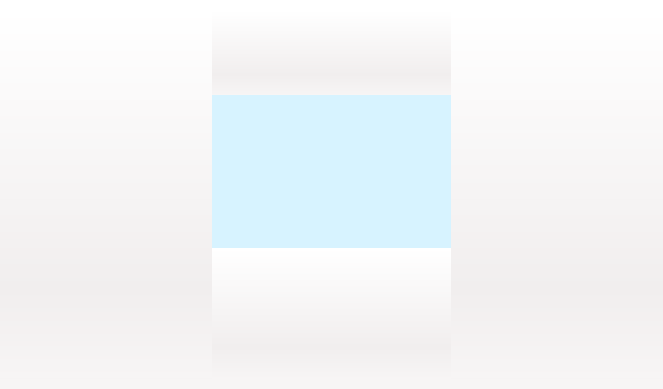
<?xml version="1.0" encoding="UTF-8"?>
<ui version="4.0">
 <class>SimulatedUIWidgetJumperTPRO</class>
 <widget class="QWidget" name="SimulatedUIWidgetJumperTPRO">
  <property name="geometry">
   <rect>
    <x>0</x>
    <y>0</y>
    <width>663</width>
    <height>389</height>
   </rect>
  </property>
  <property name="sizePolicy">
   <sizepolicy hsizetype="Fixed" vsizetype="Fixed">
    <horstretch>0</horstretch>
    <verstretch>0</verstretch>
   </sizepolicy>
  </property>
  <property name="minimumSize">
   <size>
    <width>663</width>
    <height>389</height>
   </size>
  </property>
  <property name="maximumSize">
   <size>
    <width>501</width>
    <height>310 </height>
   </size>
  </property>
  <property name="windowTitle">
   <string notr="true">Jumper T-Pro Simulator</string>
  </property>
  <property name="styleSheet">
   <string notr="true">background-color: qlineargradient(spread:reflect, x1:0, y1:0, x2:0, y2:1, stop:0 rgba(255, 255, 255, 255), stop:0.757062 rgba(241, 238, 238, 255), stop:1 rgba(247, 245, 245, 255));</string>
  </property>
  <layout class="QGridLayout" name="gridLayout">
   <property name="leftMargin">
    <number>0</number>
   </property>
   <property name="topMargin">
    <number>0</number>
   </property>
   <property name="rightMargin">
    <number>0</number>
   </property>
   <property name="bottomMargin">
    <number>0</number>
   </property>
   <property name="spacing">
    <number>0</number>
   </property>
   <item row="1" column="0" rowspan="3">
    <widget class="ButtonsWidget" name="leftbuttons" native="true">
     <property name="sizePolicy">
      <sizepolicy hsizetype="Fixed" vsizetype="Fixed">
       <horstretch>0</horstretch>
       <verstretch>0</verstretch>
      </sizepolicy>
     </property>
     <property name="minimumSize">
      <size>
       <width>212</width>
       <height>368</height>
      </size>
     </property>
     <property name="maximumSize">
      <size>
       <width>212</width>
       <height>368</height>
      </size>
     </property>
     <property name="styleSheet">
      <string notr="true">background:url(:/images/simulator/JumperTPRO/left.png);</string>
     </property>
    </widget>
   </item>
   <item row="2" column="1">
    <widget class="LcdWidget" name="lcd" native="true">
     <property name="sizePolicy">
      <sizepolicy hsizetype="Fixed" vsizetype="Fixed">
       <horstretch>0</horstretch>
       <verstretch>0</verstretch>
      </sizepolicy>
     </property>
     <property name="minimumSize">
      <size>
       <width>800</width>
       <height>231</height>
      </size>
     </property>
     <property name="maximumSize">
      <size>
       <width>800</width>
       <height>231</height>
      </size>
     </property>
     <property name="styleSheet">
      <string notr="true">background-color: rgb(215, 243, 255);</string>
     </property>
    </widget>
   </item>
   <item row="1" column="2" rowspan="3">
    <widget class="ButtonsWidget" name="rightbuttons" native="true">
     <property name="sizePolicy">
      <sizepolicy hsizetype="Fixed" vsizetype="Fixed">
       <horstretch>0</horstretch>
       <verstretch>0</verstretch>
      </sizepolicy>
     </property>
     <property name="minimumSize">
      <size>
       <width>212</width>
       <height>368</height>
      </size>
     </property>
     <property name="maximumSize">
      <size>
       <width>212</width>
       <height>368</height>
      </size>
     </property>
     <property name="styleSheet">
      <string notr="true">background:url(:/images/simulator/JumperTPRO/right.png)</string>
     </property>
    </widget>
   </item>
   <item row="1" column="1">
    <widget class="QWidget" name="top" native="true">
     <property name="sizePolicy">
      <sizepolicy hsizetype="Fixed" vsizetype="Fixed">
       <horstretch>0</horstretch>
       <verstretch>0</verstretch>
      </sizepolicy>
     </property>
     <property name="minimumSize">
      <size>
       <width>239</width>
       <height>85</height>
      </size>
     </property>
     <property name="maximumSize">
      <size>
       <width>239</width>
       <height>85</height>
      </size>
     </property>
     <property name="styleSheet">
      <string notr="true">background:url(:/images/simulator/JumperTPRO/top.png)</string>
     </property>
    </widget>
   </item>
   <item row="3" column="1">
    <widget class="ButtonsWidget" name="bottombuttons" native="true">
     <property name="sizePolicy">
      <sizepolicy hsizetype="Fixed" vsizetype="Fixed">
       <horstretch>0</horstretch>
       <verstretch>0</verstretch>
      </sizepolicy>
     </property>
     <property name="minimumSize">
      <size>
       <width>239</width>
       <height>131</height>
      </size>
     </property>
     <property name="maximumSize">
      <size>
       <width>239</width>
       <height>131</height>
      </size>
     </property>
     <property name="styleSheet">
      <string notr="true">background:url(:/images/simulator/JumperTPRO/bottom.png)</string>
     </property>
    </widget>
   </item>
   <item row="0" column="0" colspan="3">
    <widget class="QLabel" name="label">
     <property name="sizePolicy">
      <sizepolicy hsizetype="Preferred" vsizetype="Fixed">
       <horstretch>0</horstretch>
       <verstretch>0</verstretch>
      </sizepolicy>
     </property>
     <property name="minimumSize">
      <size>
       <width>0</width>
       <height>10</height>
      </size>
     </property>
     <property name="maximumSize">
      <size>
       <width>16777215</width>
       <height>12</height>
      </size>
     </property>
     <property name="baseSize">
      <size>
       <width>0</width>
       <height>12</height>
      </size>
     </property>
     <property name="styleSheet">
      <string notr="true">background-color: rgb(255, 255, 255);</string>
     </property>
     <property name="text">
      <string notr="true"/>
     </property>
    </widget>
   </item>
   <item row="4" column="0" colspan="3">
    <widget class="QLabel" name="label_2">
     <property name="sizePolicy">
      <sizepolicy hsizetype="Preferred" vsizetype="Fixed">
       <horstretch>0</horstretch>
       <verstretch>0</verstretch>
      </sizepolicy>
     </property>
     <property name="minimumSize">
      <size>
       <width>0</width>
       <height>10</height>
      </size>
     </property>
     <property name="maximumSize">
      <size>
       <width>16777215</width>
       <height>10</height>
      </size>
     </property>
     <property name="styleSheet">
      <string notr="true">background-color: rgb(247, 245, 245);</string>
     </property>
     <property name="text">
      <string notr="true"/>
     </property>
    </widget>
   </item>
  </layout>
 </widget>
 <customwidgets>
  <customwidget>
   <class>LcdWidget</class>
   <extends>QWidget</extends>
   <header>lcdwidget.h</header>
   <container>1</container>
  </customwidget>
  <customwidget>
   <class>ButtonsWidget</class>
   <extends>QWidget</extends>
   <header>buttonswidget.h</header>
   <container>1</container>
  </customwidget>
 </customwidgets>
 <resources/>
 <connections/>
</ui>
